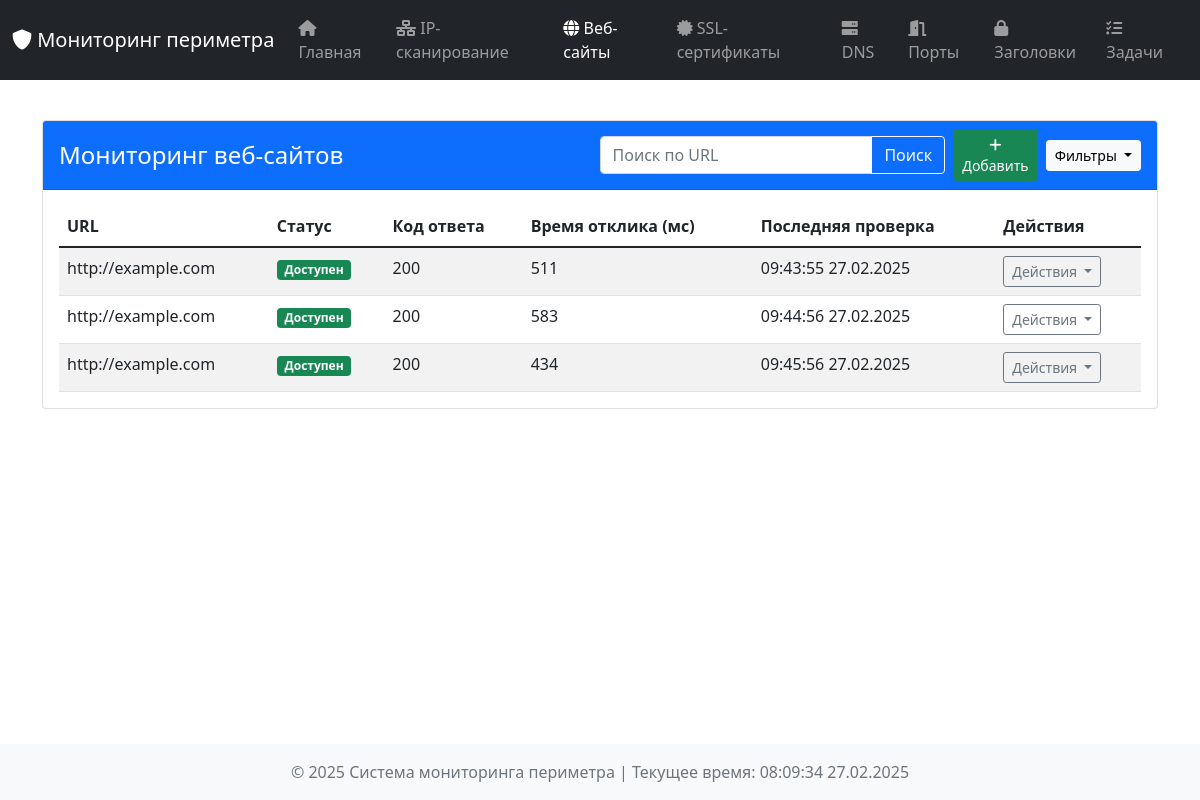
Before: /websites with the older database file.
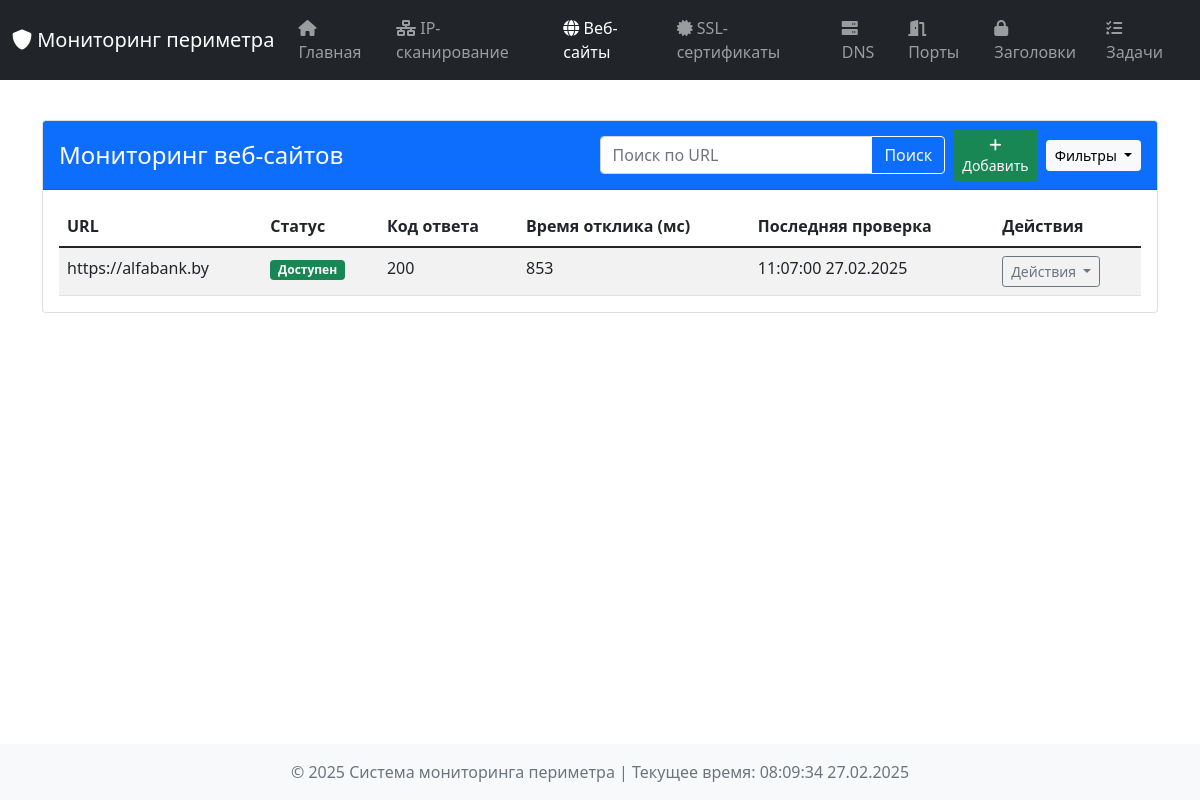
After: the same page with the newer database file.
### tables this page shows
CREATE TABLE website_states (
                id INTEGER PRIMARY KEY AUTOINCREMENT,
                url TEXT,
                is_up INTEGER,
                status_code INTEGER,
                response_time INTEGER,
                error TEXT,
                check_time TEXT,
                data TEXT
            );

### dashboard/app.py (the view, shortened to what this page needs)
@app.route('/websites', methods=['GET', 'POST'])
def websites():
    form = WebsiteForm()
    search_query = request.args.get('search', '').lower()
    status_filter = request.args.get('status')
    all_results = db_manager.get_all_records('website_monitoring')
    filtered_results = all_results
    if search_query:
        filtered_results = [r for r in filtered_results if search_query in r['url'].lower()]
    if status_filter == 'up':
        filtered_results = [r for r in filtered_results if r['is_up']]
    elif status_filter == 'down':
        filtered_results = [r for r in filtered_results if not r['is_up']]
    return render_template('websites.html', results=filtered_results, current_time=datetime.now(), form=form,
                           search_query=search_query, status_filter=status_filter)

### dashboard/forms.py
class WebsiteForm(FlaskForm):
    url = StringField('URL', validators=[DataRequired(), URL()])
    check_now = BooleanField('Check Now')
    submit = SubmitField('Add Website')

### dashboard/templates/websites.html (shortened to what this page needs)
{% extends "base.html" %}
{% block content %}
<div class="container mt-4">
    <div class="card">
        <div class="card-header bg-primary text-white d-flex justify-content-between align-items-center">
            <h4 class="mb-0">Мониторинг веб-сайтов</h4>
            <div class="d-flex align-items-center">
                <div class="input-group me-2">
                    <input type="text" class="form-control" id="searchInput" placeholder="Поиск по URL"
                           value="{{ search_query }}" aria-label="Поиск">
                    <button class="btn btn-outline-light" type="button" onclick="submitSearch()">Поиск</button>
                </div>
                <button class="btn btn-success btn-sm me-2" data-bs-toggle="modal" data-bs-target="#addWebsiteModal">
                    <i class="fas fa-plus"></i> Добавить
                </button>
                <button class="btn btn-light btn-sm dropdown-toggle" type="button" id="filterDropdown" data-bs-toggle="dropdown" aria-expanded="false">
                    Фильтры
                </button>
            </div>
        </div>
        <div class="card-body">
            {% if results %}
                <div class="table-responsive">
                    <table class="table table-hover table-striped" id="dataTable">
                        <thead class="thead-dark">
                            <tr>
                                <th>URL</th>
                                <th>Статус</th>
                                <th>Код ответа</th>
                                <th>Время отклика (мс)</th>
                                <th>Последняя проверка</th>
                                <th>Действия</th>
                            </tr>
                        </thead>
                        <tbody>
                            {% for result in results %}
                            <tr class="{% if not result.is_up %}table-danger{% endif %}">
                                <td>{{ result.url }}</td>
                                <td>
                                    {% if result.is_up %}
                                        <span class="badge bg-success">Доступен</span>
                                    {% else %}
                                        <span class="badge bg-danger">Недоступен</span>
                                    {% endif %}
                                </td>
                                <td>{{ result.status_code or 'N/A' }}</td>
                                <td>{{ result.response_time or 'N/A' }}</td>
                                <td>{{ result.check_time.strftime('%H:%M:%S %d.%m.%Y') if result.check_time else 'N/A' }}</td>
                                <td>
                                    <div class="dropdown">
                                        <button class="btn btn-outline-secondary btn-sm dropdown-toggle" type="button" data-bs-toggle="dropdown" aria-expanded="false">
                                            Действия
                                        </button>
                                    </div>
                                </td>
                            </tr>
                            {% endfor %}
                        </tbody>
                    </table>
                </div>
            {% else %}
                <div class="alert alert-info text-center">
                    Веб-сайтов не найдено
                </div>
            {% endif %}
        </div>
    </div>
</div>
{% endblock %}

Changed rows visible on the page:
removed website_states: url "http://example.com", is_up "Доступен", status_code "200", response_time "511", check_time "09:43:55 27.02.2025"
removed website_states: url "http://example.com", is_up "Доступен", status_code "200", response_time "583", check_time "09:44:56 27.02.2025"
removed website_states: url "http://example.com", is_up "Доступен", status_code "200", response_time "434", check_time "09:45:56 27.02.2025"
added website_states: url "https://alfabank.by", is_up "Доступен", status_code "200", response_time "853", check_time "11:07:00 27.02.2025"
